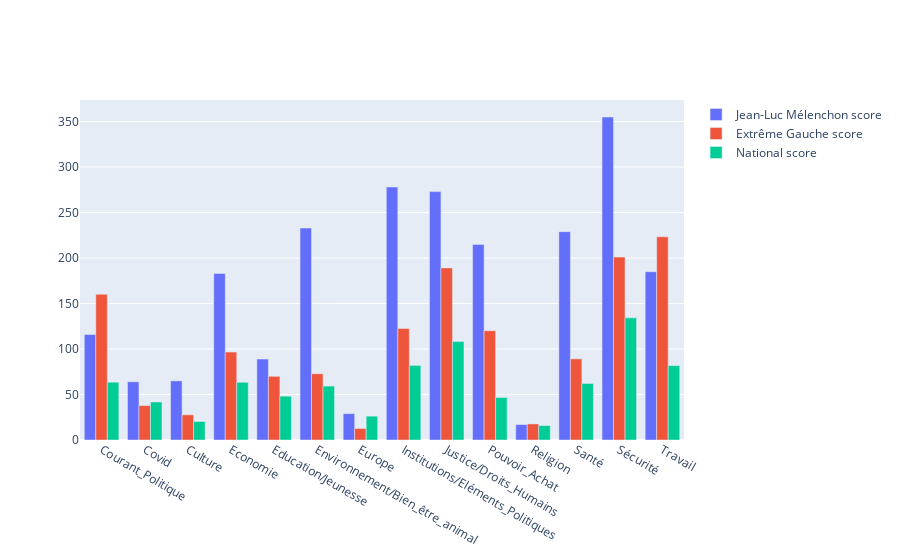

Source (notebook cell):
### Code cell
user_score_per_theme_vs_global_and_orientation(user="JLMelenchon")

### Figure 1 — Plotly figure (JSON) as saved in the notebook; plotly's stock layout.template omitted (floating-point values rounded to 4 significant figures)
{"data": [{"name": "Jean-Luc Mélenchon score", "type": "bar", "x": ["Courant_Politique", "Covid", "Culture", "Economie", "Education/Jeunesse", "Environnement/Bien_être_animal", "Europe", "Institutions/Eléments_Politiques", "Justice/Droits_Humains", "Pouvoir_Achat", "Religion", "Santé", "Sécurité", "Travail"], "y": [116, 64, 65, 183, 89, 233, 29, 278, 273, 215, 17, 229, 355, 185, "Jean-Luc Mélenchon"]}, {"name": "Extrême Gauche score", "type": "bar", "x": ["Courant_Politique", "Covid", "Culture", "Economie", "Education/Jeunesse", "Environnement/Bien_être_animal", "Europe", "Institutions/Eléments_Politiques", "Justice/Droits_Humains", "Pouvoir_Achat", "Religion", "Santé", "Sécurité", "Travail"], "y": [160.2, 37.83, 27.67, 96.67, 70, 72.83, 12.67, 122.5, 189.2, 120.2, 17.67, 89.17, 201, 223.3]}, {"name": "National score", "type": "bar", "x": ["Courant_Politique", "Covid", "Culture", "Economie", "Education/Jeunesse", "Environnement/Bien_être_animal", "Europe", "Institutions/Eléments_Politiques", "Justice/Droits_Humains", "Pouvoir_Achat", "Religion", "Santé", "Sécurité", "Travail"], "y": [63.54, 41.8, 20.34, 63.44, 48.18, 59.27, 26.19, 81.98, 108.1, 46.67, 15.82, 62.12, 134.3, 81.74]}], "layout": {"barmode": "group"}}
